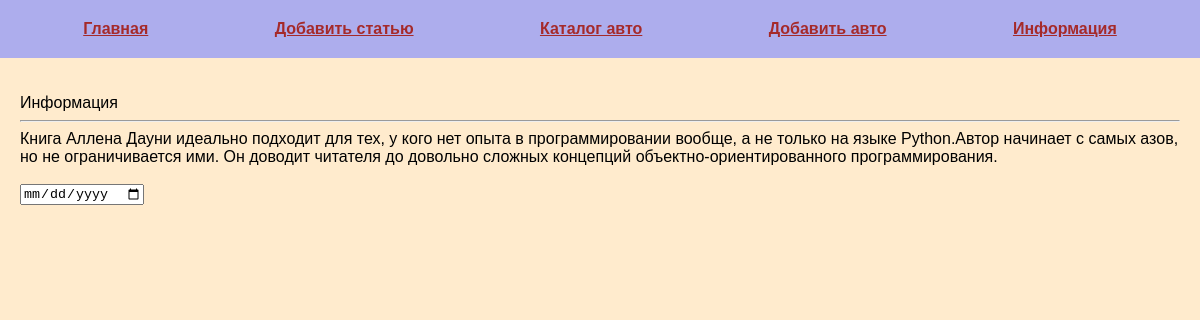
Screenshot of /info with the database file from the repository.
### tables this page shows
CREATE TABLE mainmenu(
id INTEGER PRIMARY KEY AUTOINCREMENT,
title TEXT NOT NULL,
url TEXT NOT NULL
);

### run_sait.py (the view)
@app.route("/info")
def info():
    db = get_db()
    dbase = FDataBase(db)
    return render_template("/info.html", title="Информация", menu=dbase.get_menu())

### FDataBase.py (called while the page is built)
    def get_menu(self):
        sql = "SELECT * FROM mainmenu"
        try:
            self.__cur.execute(sql)
            res = self.__cur.fetchall()
            if res:
                return res
        except IOError:
            print("Ошибка чтения из БД")
        return []

### run_sait.py (called while the page is built)
def connect_db():
    con = sqlite3.connect(app.config['DATABASE'])
    con.row_factory = sqlite3.Row
    return con

def get_db():                       # возвращает активное соединение с БД
    if not hasattr(g, 'link_db'):   # link_db - переменная из g,стандартная запись- проверка на наличие аттрибутов
        g.link_db = connect_db()
    return g.link_db

### templates/info.html (shortened to what this page needs)
{% extends 'base.html' %}
{% block content %}
{{ super() }}
<hr>
Книга Аллена Дауни идеально подходит для тех, у кого нет опыта в программировании вообще, а
не только на языке Python.Автор начинает с самых азов, но не ограничивается ими.
Он доводит читателя до довольно сложных концепций объектно‐ориентированного программирования.
<br><br><input type="date">
{% endblock %}

### templates/base.html (shortened to what this page needs)
<!DOCTYPE html>
<html lang="en">
<head>
    <link rel="stylesheet"  href="{{ url_for('static', filename='css/style.css')}}">
</head>
<body>
{% block content %}
    <ul class="menu">
        {% for m in menu %}
        <li>
            <a href="{{ m.url }}">{{ m.title }}</a>
        </li>
        {% endfor %}
    </ul>
<div class="container">
    <div class="content">
        {{ title }}
    </div>
{% endblock %}
</div>
</body>
</html>

### static/css/style.css (style rules this page uses)
body { background: blanchedalmond; margin: 0; padding: 0; font-family: Verdana, Geneva, Tahoma, sans-serif; }
.menu { display: flex; justify-content: space-around; list-style: none; background: rgb(173, 173, 237); padding: 20px; margin-top: 0 }
.container { max-width: 1200px; margin: 0 auto; padding: 20px; box-sizing: border-box; }
.menu a { font-weight: bold; color: brown; }
ul { list-style: none; padding: 0; }

### rows the page displays
mainmenu: title "Главная"
mainmenu: title "Добавить статью"
mainmenu: title "Каталог авто"
mainmenu: title "Добавить авто"
mainmenu: title "Информация"
